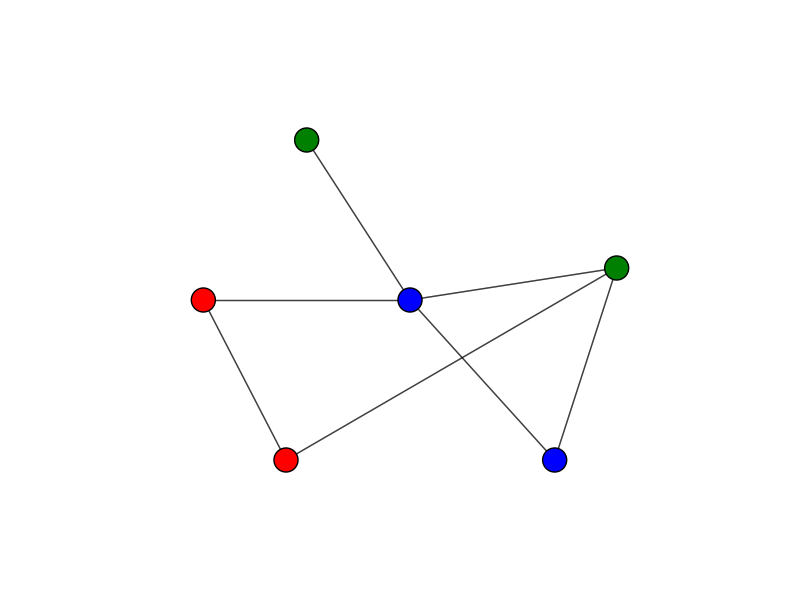

Reproduce this figure in Python.
#!/usr/bin/env python
# coding=utf8
#
# Author: Archer Reilly
# Date: 06/Mar/2016
# File: undirectedgraphwithdifferentnode.py
# Desc: draw graph of undirected with different node type
#
# Produced By CSRGXTU
import matplotlib.pyplot as plt
import networkx as nx
from numpy import array

G = nx.Graph()

# add 6 same nodes
nodes = [1, 2, 3, 4, 5, 6]
G.add_nodes_from(nodes)

# nodes coordinates
pos = nx.spring_layout(G)
pos[1] = array([-1,  0])
pos[2] = array([-0.6, -1])
pos[3] = array([0.7, -1])
pos[4] = array([1,  0.2])
pos[5] = array([-0.5,  1])
pos[6] = array([0, 0])

# add edges between nodes
edges = [(1, 2), (1, 6), (2, 4), (3, 4), (3, 6), (4, 6), (5, 6)]
G.add_edges_from(edges)

# draw the nodes
# nx.draw_networkx_nodes(G, pos, nodelist=nodes, node_color='r', node_size=500, alpha=0.8)
nx.draw_networkx_nodes(G, pos, nodelist=[1, 2], node_color='r', node_size=300, alpha=1)
nx.draw_networkx_nodes(G, pos, nodelist=[3, 6], node_color='b', node_size=300, alpha=1)
nx.draw_networkx_nodes(G, pos, nodelist=[4, 5], node_color='g', node_size=300, alpha=1)

# draw the edges
nx.draw_networkx_edges(G, pos, width=1.0, alpha=0.5)
nx.draw_networkx_edges(G, pos, edgelist=edges, width=1.0, alpha=0.5)

# use plt plot the graph and remove axis
plt.axis('off')
plt.savefig("undirectedgraphwithdifferentnode.png")
plt.show()
